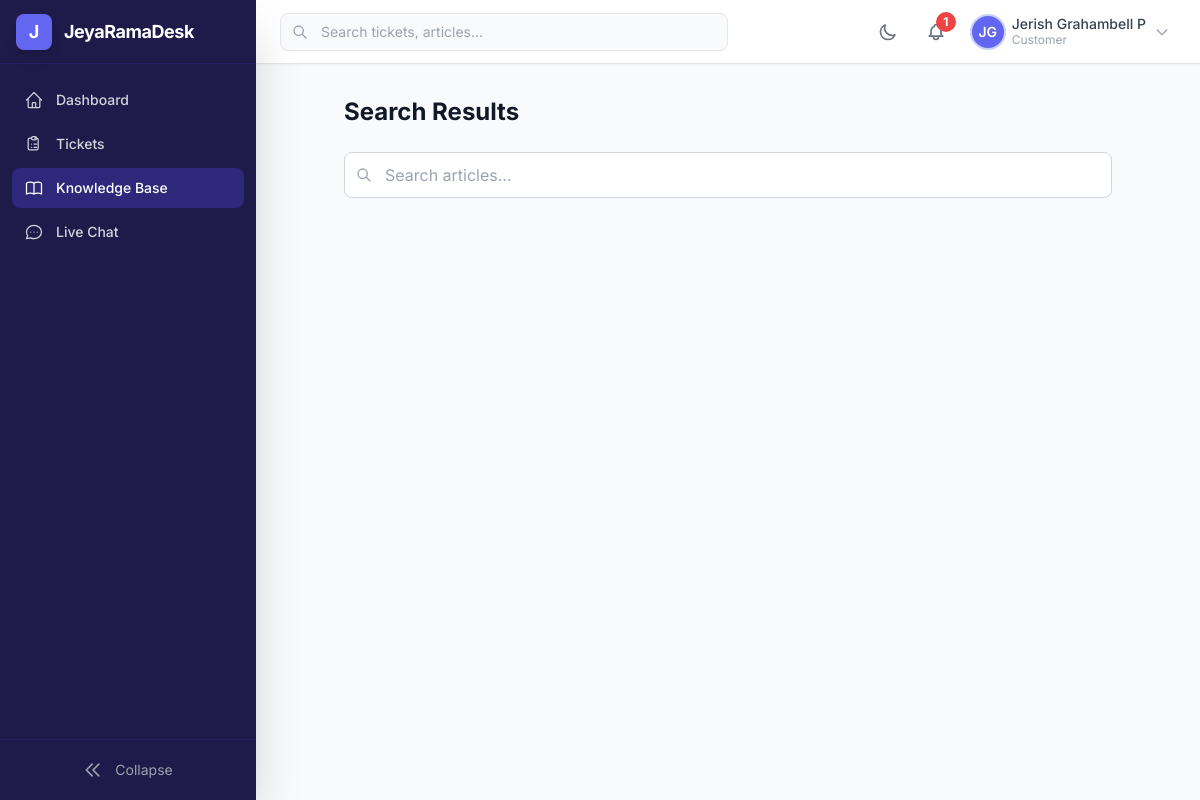
Page /desk/knowledge-base/search/ (signed in) on the committed database.
### accounts/models.py (models this page shows, shortened)
class User(AbstractBaseUser, PermissionsMixin):
    class Role(models.TextChoices):
        SUPERADMIN = 'superadmin', 'Super Admin'
        MANAGER = 'manager', 'Manager'
        AGENT = 'agent', 'Agent'
        CUSTOMER = 'customer', 'Customer'
    id = models.UUIDField(primary_key=True, default=uuid.uuid4, editable=False)
    email = models.EmailField('Email Address', unique=True, db_index=True)
    first_name = models.CharField('First Name', max_length=150)
    last_name = models.CharField('Last Name', max_length=150)
    phone = models.CharField('Phone Number', max_length=20, blank=True, default='')
    address = models.TextField('Address', blank=True, default='')
    avatar = models.ImageField(
        'Profile Picture',
        upload_to='avatars/%Y/%m/',
        blank=True,
        null=True,
    )
    role = models.CharField(
        'Role',
        max_length=20,
        choices=Role.choices,
        default=Role.CUSTOMER,
        db_index=True,
    )
    department = models.CharField(max_length=100, blank=True, default='')
    job_title = models.CharField(max_length=100, blank=True, default='')
    is_active = models.BooleanField('Active', default=True, db_index=True)
    is_staff = models.BooleanField('Staff Status', default=False)
    is_online = models.BooleanField('Online', default=False)
    is_profile_completed = models.BooleanField('Profile Completed', default=False)
    date_joined = models.DateTimeField('Date Joined', default=timezone.now)
    last_login = models.DateTimeField('Last Login', blank=True, null=True)
    updated_at = models.DateTimeField('Updated At', auto_now=True)
    timezone_pref = models.CharField(
        'Timezone', max_length=50, default='UTC',
    )
    email_notifications = models.BooleanField(default=True)
    dark_mode = models.BooleanField(default=False)
    objects = UserManager()
    USERNAME_FIELD = 'email'
    REQUIRED_FIELDS = ['first_name', 'last_name']
    class Meta:
        db_table = 'jrd_users'
        verbose_name = 'User'
        verbose_name_plural = 'Users'
        ordering = ['-date_joined']
        indexes = [
            models.Index(fields=['role', 'is_active'], name='idx_user_role_active'),
            models.Index(fields=['email'], name='idx_user_email'),
            models.Index(fields=['date_joined'], name='idx_user_joined'),
        ]
    @property
    def full_name(self):
        return f'{self.first_name} {self.last_name}'.strip()
    @property
    def initials(self):
        return f'{self.first_name[:1]}{self.last_name[:1]}'.upper()
    @property
    def is_staff_member(self):
        return self.role in (self.Role.SUPERADMIN, self.Role.MANAGER, self.Role.AGENT)

### knowledge_base/views.py (the view, shortened to what this page needs)
# urls.py: path('search/', views.kb_search_view, name='search'),
def kb_search_view(request):
    query = request.GET.get('q', '').strip()
    results = Article.objects.none()
    paginator = Paginator(results, 10)
    page = request.GET.get('page')
    results_page = paginator.get_page(page)
    return render(request, 'knowledge_base/kb_search.html', {
        'query': query,
        'results': results_page,
    })

### notifications/context_processors.py (called while the page is built)
def unread_notifications_count(request):
    if request.user.is_authenticated:
        return {
            'unread_notifications_count': Notification.objects.filter(
                user=request.user,
                is_read=False,
            ).count()
        }
    return {'unread_notifications_count': 0}

### templates/knowledge_base/kb_search.html (shortened to what this page needs)
{% extends 'base.html' %}
{% block content %}
<div class="max-w-3xl mx-auto space-y-6">
    <h1 class="text-2xl font-bold text-gray-900 dark:text-white">Search Results</h1>
    <form action="{% url 'knowledge_base:search' %}" method="get">
        <div class="relative">
            <input type="text" name="q" value="{{ query }}" placeholder="Search articles..."
                   class="w-full rounded-lg border border-gray-300 dark:border-gray-600 bg-white dark:bg-gray-800 text-gray-900 dark:text-white px-4 py-2.5 pl-10 focus:ring-2 focus:ring-blue-500 transition">
            <svg class="absolute left-3 top-1/2 -translate-y-1/2 w-4 h-4 text-gray-400" fill="none" stroke="currentColor" viewBox="0 0 24 24">
                <path stroke-linecap="round" stroke-linejoin="round" stroke-width="2" d="M21 21l-6-6m2-5a7 7 0 11-14 0 7 7 0 0114 0z"/>
            </svg>
        </div>
    </form>
</div>
{% endblock %}

### templates/includes/topbar.html (shortened to what this page needs)
<header class="h-16 bg-white dark:bg-gray-800 border-b border-gray-200 dark:border-gray-700 flex items-center px-4 md:px-6 shadow-sm z-30">
    <div class="hidden md:flex items-center flex-1 max-w-md">
        <div class="relative w-full">
            <div class="absolute inset-y-0 left-0 pl-3 flex items-center pointer-events-none">
            </div>
            <input type="text" placeholder="Search tickets, articles..."
                   class="w-full pl-10 pr-4 py-2 border border-gray-200 dark:border-gray-600 rounded-lg
                          bg-gray-50 dark:bg-gray-700 text-sm text-gray-900 dark:text-gray-100
                          focus:ring-2 focus:ring-primary-500 focus:border-transparent
                          placeholder-gray-400 transition-colors">
        </div>
    </div>
    <div class="flex items-center ml-auto space-x-3">
        <button @click="darkMode = !darkMode; localStorage.setItem('darkMode', darkMode)"
                class="p-2 rounded-lg text-gray-500 hover:bg-gray-100 dark:text-gray-400 dark:hover:bg-gray-700 transition-colors">
            <svg x-show="!darkMode" class="w-5 h-5" fill="none" stroke="currentColor" viewBox="0 0 24 24">
                <path stroke-linecap="round" stroke-linejoin="round" stroke-width="2"
                      d="M20.354 15.354A9 9 0 018.646 3.646 9.003 9.003 0 0012 21a9.003 9.003 0 008.354-5.646z"/>
            </svg>
        </button>
        <a href="{% url 'notifications:list' %}"
           class="relative p-2 rounded-lg text-gray-500 hover:bg-gray-100 dark:text-gray-400 dark:hover:bg-gray-700 transition-colors">
            {% if unread_notifications_count %}
            <span class="absolute -top-0.5 -right-0.5 w-5 h-5 bg-red-500 text-white text-xs font-bold rounded-full flex items-center justify-center">
                {{ unread_notifications_count }}
            </span>
            {% endif %}
        </a>
        <div x-data="{ profileOpen: false }" class="relative">
            <button @click="profileOpen = !profileOpen" @click.outside="profileOpen = false"
                    class="flex items-center space-x-2 p-1.5 rounded-lg hover:bg-gray-100 dark:hover:bg-gray-700 transition-colors">
                {% if user.avatar %}
                <img src="{{ user.avatar.url }}" alt="{{ user.full_name }}"
                     class="w-8 h-8 rounded-full object-cover ring-2 ring-primary-200">
                {% else %}
                <div class="w-8 h-8 rounded-full bg-primary-500 flex items-center justify-center text-white text-sm font-semibold ring-2 ring-primary-200">
                    {{ user.initials }}
                </div>
                {% endif %}
                <div class="hidden md:block text-left">
                    <p class="text-sm font-medium text-gray-700 dark:text-gray-200 leading-tight">{{ user.full_name }}</p>
                    <p class="text-xs text-gray-400 capitalize">{{ user.role }}</p>
                </div>
                <svg class="w-4 h-4 text-gray-400 hidden md:block" fill="none" stroke="currentColor" viewBox="0 0 24 24">
                    <path stroke-linecap="round" stroke-linejoin="round" stroke-width="2" d="M19 9l-7 7-7-7"/>
                </svg>
            </button>
        </div>
    </div>
</header>

### templates/base.html (style rules this page uses)
body { font-family: 'Inter', system-ui, sans-serif; }

### rows in the picture
User: initials "JG", full_name "Jerish Grahambell P", role "Customer"

### other values in the picture
{{ unread_notifications_count }} "1"
